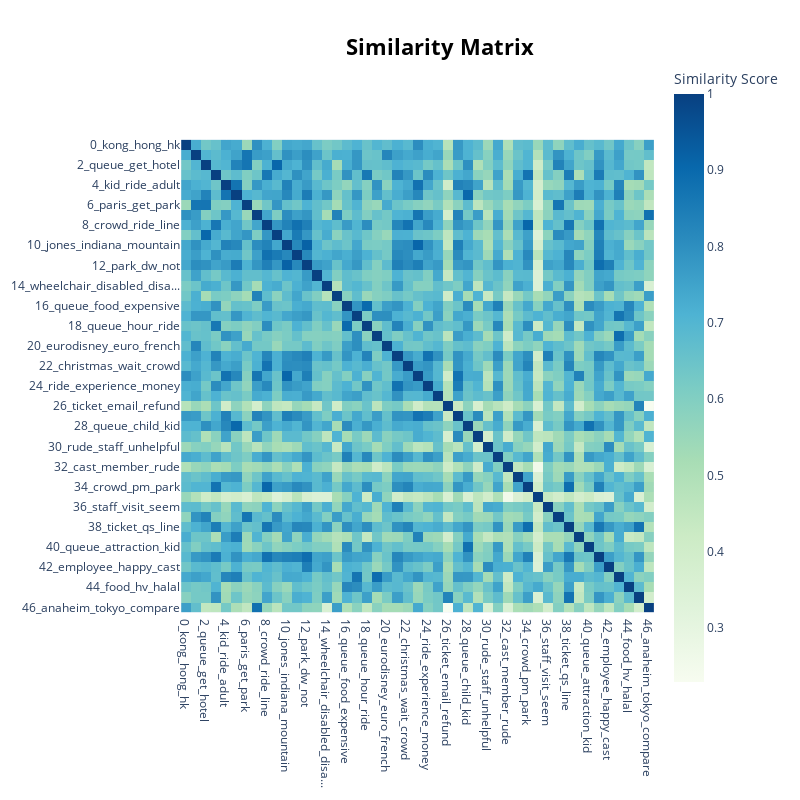

Source (notebook cell):
### Code cell
# Visualize the topic heatmap
topic_model.visualize_heatmap()

### Figure 1 — Plotly figure (JSON) as saved in the notebook; plotly's stock layout.template omitted (floating-point values rounded to 4 significant figures; data arrays with more than 128 entries replaced by an {"elided": "..."} marker saying what was removed)
{"data": [{"coloraxis": "coloraxis", "hovertemplate": "x: %{x}<br>y: %{y}<br>Similarity Score: %{z}<extra></extra>", "name": "0", "type": "heatmap", "x": ["0_kong_hong_hk", "1_paris_park_visit", "2_queue_get_hotel", "3_line_pass_fast", "4_kid_ride_adult", "5_daughter_child_year", "6_paris_get_park", "7_orlando_disneyworld_small", "8_crowd_ride_line", "9_get_line_pass", "10_jones_indiana_mountain", "11_california_adventure_line", "12_park_dw_not", "13_smoke_smoking_smoker", "14_wheelchair_disabled_disa...", "15_florida_good_visit", "16_queue_food_expensive", "17_hotel_food_drink", "18_queue_hour_ride", "19_food_kid_expensive", "20_eurodisney_euro_french", "21_ride_experience_many", "22_christmas_wait_crowd", "23_mickey_train_park", "24_ride_experience_money", "25_bathroom_restroom_clean", "26_ticket_email_refund", "27_good_recommend_park", "28_queue_child_kid", "29_ocean_park_much", "30_rude_staff_unhelpful", "31_queue_crowd_people", "32_cast_member_rude", "33_stroller_baby_steal", "34_crowd_pm_park", "35_food_price_drink", "36_staff_visit_seem", "37_florida_park_dlp", "38_ticket_qs_line", "39_mickey_mouse_minnie", "40_queue_attraction_kid", "41_line_indiana_jones", "42_employee_happy_cast", "43_euro_two_place", "44_food_hv_halal", "45_ticket_gate_email", "46_anaheim_tokyo_compare"], "xaxis": "x", "y": ["0_kong_hong_hk", "1_paris_park_visit", "2_queue_get_hotel", "3_line_pass_fast", "4_kid_ride_adult", "5_daughter_child_year", "6_paris_get_park", "7_orlando_disneyworld_small", "8_crowd_ride_line", "9_get_line_pass", "10_jones_indiana_mountain", "11_california_adventure_line", "12_park_dw_not", "13_smoke_smoking_smoker", "14_wheelchair_disabled_disa...", "15_florida_good_visit", "16_queue_food_expensive", "17_hotel_food_drink", "18_queue_hour_ride", "19_food_kid_expensive", "20_eurodisney_euro_french", "21_ride_experience_many", "22_christmas_wait_crowd", "23_mickey_train_park", "24_ride_experience_money", "25_bathroom_restroom_clean", "26_ticket_email_refund", "27_good_recommend_park", "28_queue_child_kid", "29_ocean_park_much", "30_rude_staff_unhelpful", "31_queue_crowd_people", "32_cast_member_rude", "33_stroller_baby_steal", "34_crowd_pm_park", "35_food_price_drink", "36_staff_visit_seem", "37_florida_park_dlp", "38_ticket_qs_line", "39_mickey_mouse_minnie", "40_queue_attraction_kid", "41_line_indiana_jones", "42_employee_happy_cast", "43_euro_two_place", "44_food_hv_halal", "45_ticket_gate_email", "46_anaheim_tokyo_compare"], "yaxis": "y", "z": {"elided": "47x47 float values"}}], "layout": {"coloraxis": {"colorbar": {"title": {"text": "Similarity Score"}}, "colorscale": [[0, "rgb(247,252,240)"], [0.125, "rgb(224,243,219)"], [0.25, "rgb(204,235,197)"], [0.375, "rgb(168,221,181)"], [0.5, "rgb(123,204,196)"], [0.625, "rgb(78,179,211)"], [0.75, "rgb(43,140,190)"], [0.875, "rgb(8,104,172)"], [1, "rgb(8,64,129)"]]}, "height": 800, "hoverlabel": {"bgcolor": "white", "font": {"family": "Rockwell", "size": 16}}, "legend": {"title": {"text": "Trend"}}, "margin": {"t": 60}, "showlegend": true, "title": {"font": {"color": "Black", "size": 22}, "text": "<b>Similarity Matrix</b>", "x": 0.55, "xanchor": "center", "y": 0.95, "yanchor": "top"}, "width": 800, "xaxis": {"anchor": "y", "constrain": "domain", "domain": [0, 1], "scaleanchor": "y"}, "yaxis": {"anchor": "x", "autorange": "reversed", "constrain": "domain", "domain": [0, 1]}}}
